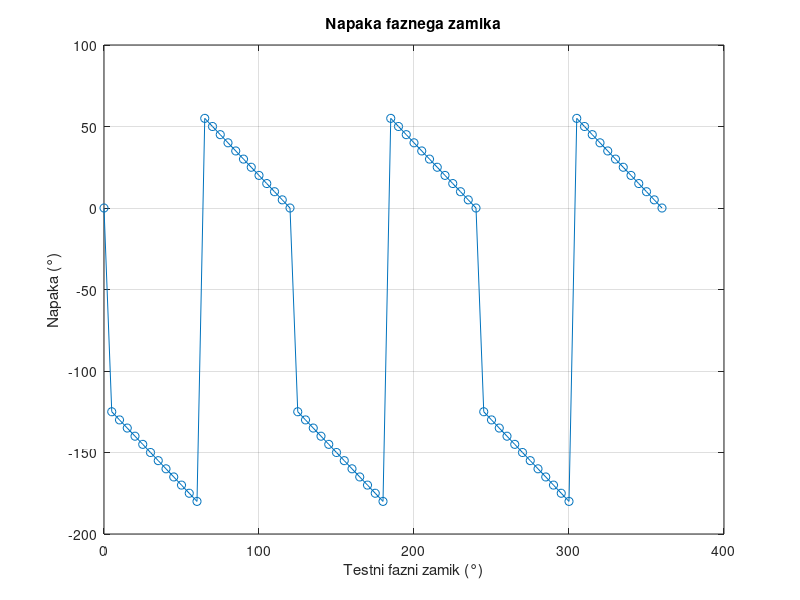

Write MATLAB code to recreate this figure.
clc;
clear;
close all;

% Parametri simulacije
f_samp = 60.94e6; % Vzorcev na sekundo
bit_samp = 12; % Ločljivost ADC-ja
f_ref = 10e6; % Referenčna frekvenca signala

% Trajanje simulacije in vzorčenje
mem_size = ceil(2^nextpow2(f_samp / f_ref)); % Za celo število period
time = (0:mem_size-1) / f_samp; % Časovni vektor

% Generacija referenčnega signala (12-bitni ADC)
ref_signal = int16((sin(2*pi*f_ref*time) + 1) * (2^(bit_samp-1)-1));

% Generacija testnega signala z faznim zamikom
test_phase_deg = 0:5:360; % Testni fazni zamiki (°)
test_phase_rad = deg2rad(test_phase_deg); % Pretvorba v radiane
errors = zeros(size(test_phase_deg)); % Za shranjevanje napak

for idx = 1:length(test_phase_deg)
    % Testni signal z zamikom
    test_signal = int16((sin(2*pi*f_ref*time + test_phase_rad(idx)) + 1) * (2^(bit_samp-1)-1));
    
    % Zero-crossing detekcija za referenčni signal
    ref_zero_crossings = find(diff(ref_signal > 2^(bit_samp-1)) ~= 0);
    test_zero_crossings = find(diff(test_signal > 2^(bit_samp-1)) ~= 0);
    
    % Izračun faznega zamika na osnovi časovnih razlik
    if length(ref_zero_crossings) >= 2 && length(test_zero_crossings) >= 2
        ref_period = mean(diff(ref_zero_crossings)) / f_samp; % Povprečna perioda
        time_shift = (test_zero_crossings(1) - ref_zero_crossings(1)) / f_samp; % Časovni zamik
        phase_shift = mod(time_shift / ref_period * 360, 360); % Faza v stopinjah
    else
        phase_shift = NaN; % Če ni dovolj prehodov
    end
    
    % Shranjevanje napake
    errors(idx) = mod(phase_shift - test_phase_deg(idx) + 180, 360) - 180; % Napaka
end

% Vizualizacija napake
figure;
plot(test_phase_deg, errors, '-o');
title('Napaka faznega zamika');
xlabel('Testni fazni zamik (°)');
ylabel('Napaka (°)');
grid on;

disp('Simulacija zaključena.');
